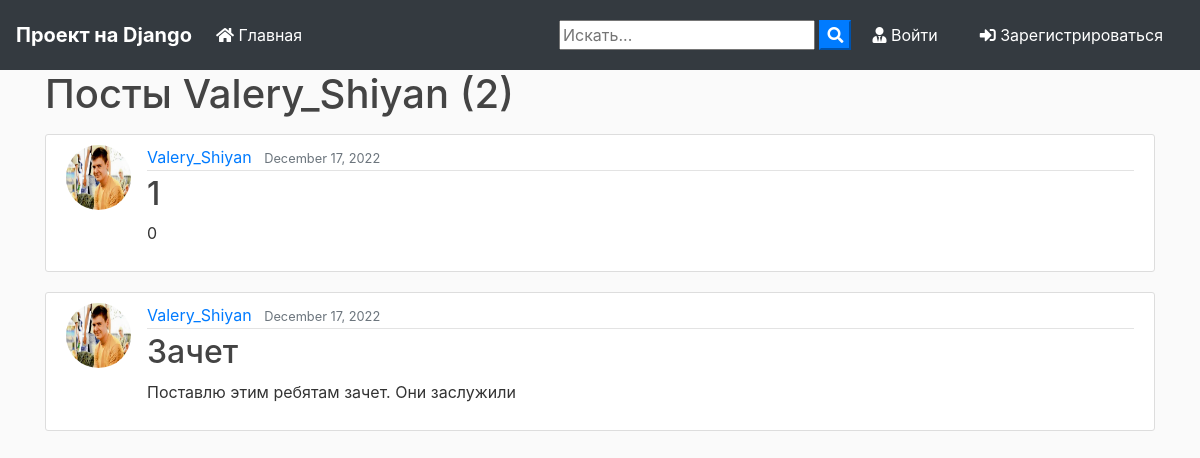
The app's page /user/Valery_Shiyan with its own data.
### blog/models.py (models this page shows, shortened)
class Post(models.Model):
	title = models.CharField(max_length=100)
	file = models.FileField(null=True,blank=True,upload_to='Files')
	content = models.TextField()
	date_posted = models.DateTimeField(default=timezone.now)
	author = models.ForeignKey(User, on_delete=models.CASCADE)

### users/models.py (models this page shows, shortened)
class Profile(models.Model):
    user = models.OneToOneField(User, on_delete=models.CASCADE)
    image = models.ImageField(default='default.jpg', upload_to='profile_pics')

### blog/views.py (the view)
# urls.py: path('user/<str:username>', UserPostListView.as_view(), name='user-posts'),
class UserPostListView(ListView):
    model = Post
    template_name = 'blog/user_posts.html'  # <app>/<model>_<viewtype>.html
    context_object_name = 'posts'
    paginate_by = 2
    def get_queryset(self):
        user = get_object_or_404(User, username=self.kwargs.get('username'))
        return Post.objects.filter(author=user).order_by('-date_posted')

### blog/templates/blog/user_posts.html (shortened to what this page needs)
{% extends "blog/base.html" %}
{% block content %}
    <h1 class="mb-3">Посты {{ view.kwargs.username }} ({{ page_obj.paginator.count }})</h1>
    {% for post in posts %}
        <article class="media content-section">
          <img class="rounded-circle article-img" src="{{ post.author.profile.image.url }}">
          <div class="media-body">
            <div class="article-metadata">
              <a class="mr-2" href="{% url 'user-posts' post.author.username %}">{{ post.author }}</a>
              <small class="text-muted">{{ post.date_posted|date:"F d, Y" }}</small>
            </div>
            <h2><a class="article-title" href="{% url 'post-detail' post.id %}">{{ post.title }}</a></h2>
            <p class="article-content">{{ post.content }}</p>
          </div>
        </article>
    {% endfor %}
{% endblock content %}

### blog/static/blog/main.css (style rules this page uses)
body { background: #fafafa; color: #333333; margin-top: 0; }
h1, h2, h3, h4, h5, h6 { color: #444444; }
.content-section { background: #ffffff; padding: 10px 20px; border: 1px solid #dddddd; border-radius: 3px; margin-bottom: 20px; }
.article-title { color: #444444; }
.article-content { white-space: pre-line; }
.article-img { height: 65px; width: 65px; margin-right: 16px; }
.article-metadata { padding-bottom: 1px; margin-bottom: 4px; border-bottom: 1px solid #e3e3e3 }

### records on screen
Post: author.profile.image (placeholder picture), author "Valery_Shiyan", date_posted "December 17, 2022", title "1", content "0"
Post: author.profile.image (placeholder picture), author "Valery_Shiyan", date_posted "December 17, 2022", title "Зачет", content "Поставлю этим ребятам зачет. Они заслужили"

### other values on screen
{{ view.kwargs.username }} "Valery_Shiyan"
{{ page_obj.paginator.count }} "2"
